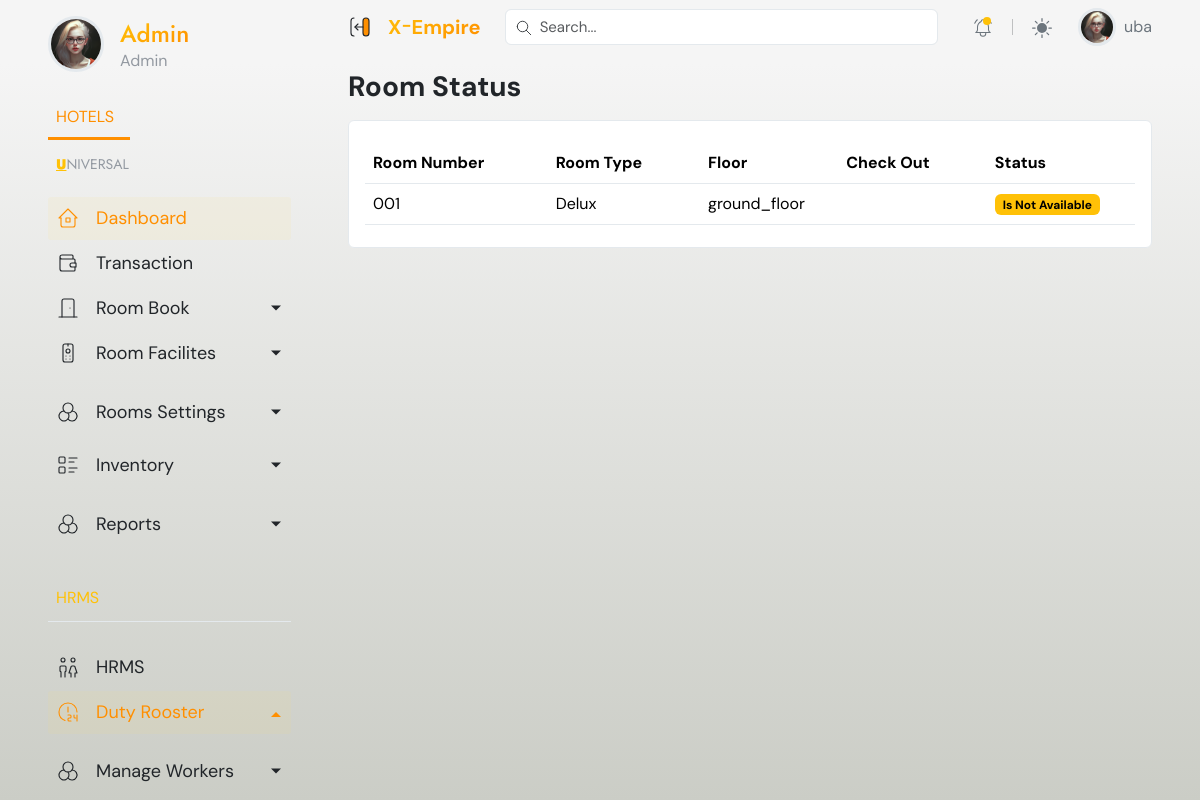
Page /dashboard/admin/view/room_status/ (signed in) on the earlier database version.
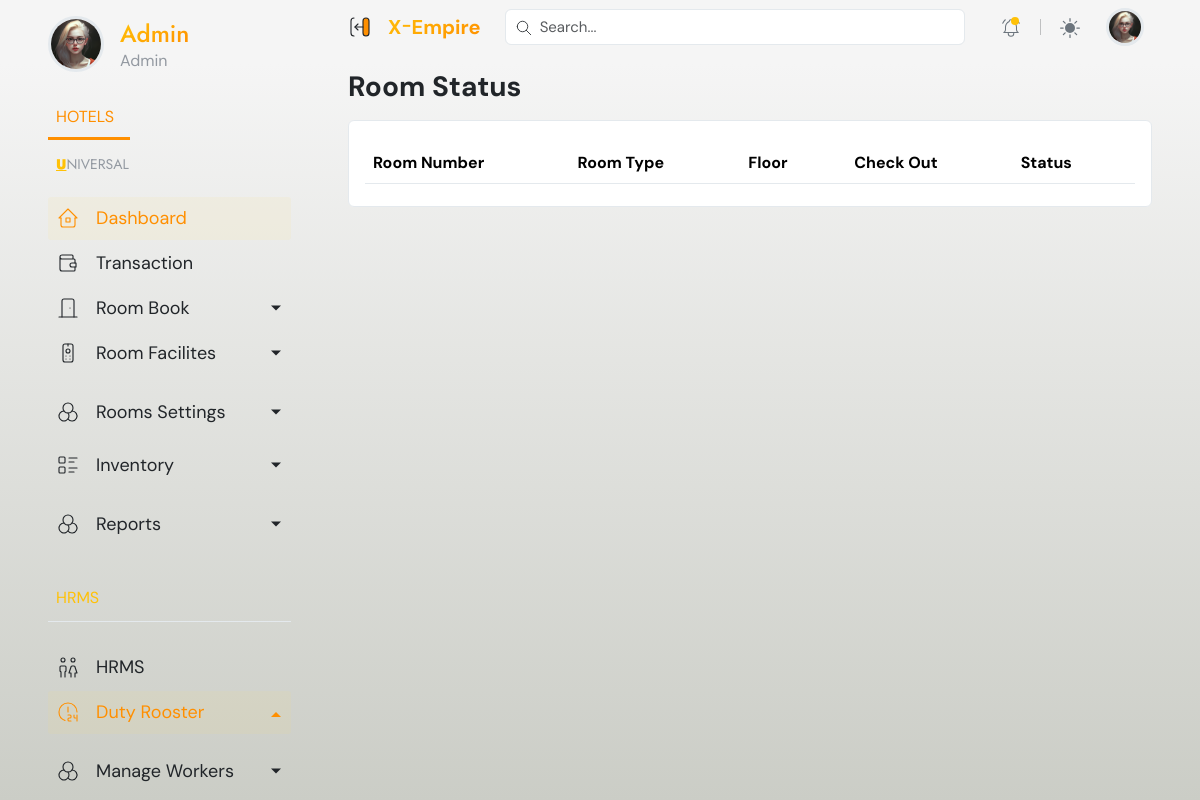
Same page on the later database version.
### accounts/models.py (models this page shows, shortened)
class User(AbstractUser):
    email = models.EmailField(unique=True)
    phone = models.CharField(max_length=100, null=True, blank=True)
    is_admin = models.BooleanField(default=False)
    is_supervisor = models.BooleanField(default=False)
    is_account_officer = models.BooleanField(default=False)
    is_frontdesk_officer = models.BooleanField(default=False)
    is_pos_officer = models.BooleanField(default=False)
    is_worker = models.BooleanField(default=False)
    active_status = models.BooleanField(default=False)
    t_and_c = models.BooleanField(default=False)

### bookings/models.py (models this page shows, shortened)
class Room(models.Model):
    FLOOR = (
        ('ground_floor', 'Ground Floor'),
        ('first_floor', 'First Floor'),
        ('second_floor', 'Second Floor'),
    )
    hotel = models.ForeignKey(Hotel, on_delete=models.CASCADE)
    room_type = models.ForeignKey(RoomType, on_delete=models.CASCADE)
    banner_img = models.ImageField(upload_to="rooms", null=True, blank=True)
    room_number = models.CharField(max_length=10)
    floor = models.CharField(max_length=20, choices=FLOOR, default='ground_floor')
    price_override = models.DecimalField(max_digits=12, decimal_places=2, null=True, blank=True)
    is_available = models.BooleanField(default=True)
    rid = ShortUUIDField(unique=True, length=10, max_length=20, alphabet="abcdefghijklmnopqrstuvxyz")
    date = models.DateTimeField(auto_now_add=True)

class RoomType(models.Model):
    ROOM_TYPES = (
        ('Delux', 'Delux'),
        ('Executive', 'Executive'),
        ('Presidential', 'Presidential'),
    )
    hotel = models.ForeignKey(Hotel, on_delete=models.CASCADE)
    banner_img = models.ImageField(upload_to="room_type", null=True, blank=True)
    type = models.CharField(max_length=20, choices = ROOM_TYPES, null=True, blank=True)
    base_price = models.DecimalField(max_digits=12, decimal_places=2, default=0.00)
    number_of_beds = models.PositiveIntegerField(default=0)
    room_capacity = models.PositiveIntegerField(default=0)
    rtid = ShortUUIDField(unique=True, length=10, max_length=20, alphabet="abcdefghijklmnopqrstuvxyz")
    slug = models.SlugField(null=True, blank=True)
    date = models.DateTimeField(auto_now_add=True)
    def __str__(self):
        return f"{self.type}"

### dashboard/views.py (the view)
# urls.py: path('admin/view/room_status/',views.admin_room_status, name ="admin_room_status"),
def admin_room_status(request):
    template = "admin_user/admin_roomstatus.html"
    room_status = Room.objects.all()
    context = {
        'room_status':room_status
    }
    return render (request,template, context)

### dashboard/templates/admin_user/admin_roomstatus.html (shortened to what this page needs)
{% extends 'dashboard_base.html' %}
{% load static %}
{% block content %}
    <main class="container-fluid px-0">
        {% if request.user.is_admin %}
            {% include '../partials/menubars/admin_sidebar.html' %}
        {% elif request.user.is_supervisor %}
            {% include '../partials/menubars/supervisor_sidebar.html' %}
        {% elif request.user.is_account_officer %}
            {% include '../partials/menubars/accounting_sidebar.html' %}
        {% else %}
            {% include '../partials/menubars/frontdesk_sidebar.html' %}
        {% endif %}
        <div class="content">
            {% include '../partials/top_header.html' %}
            <div class="px-xl-5 px-lg-4 px-3 py-3 page-body">
                <div class="row g-3">
                    <div class="col-sm-12">
                        <div class="d-flex align-items-center justify-content-between flex-wrap">
                            <h3 class="fw-bold mb-0">Room Status</h3>
                        </div>
                    </div>
                    <div class="col-sm-12">
                        <div class="card">
                            <div class="card-body">
                                <table class="table dataTable align-middle table-hover table-body" style="width: 100%;">
                                    <thead>
                                        <tr>
                                            <th>Room Number</th>
                                            <th>Room Type</th>
                                            <th>Floor</th>
                                            <th>Check Out</th>
                                            <th>Status</th>
                                        </tr>
                                    </thead>
                                    <tbody>
                                        {% for status in room_status %}
                                            <tr>
                                                <td>{{status.room_number}}</td>
                                                <td>{{status.room_type}}</td>
                                                <td>{{status.floor}}</td>
                                                <td>{{status.booking.check_out_date}}</td>
                                                <td>{% if status.is_available  == False %} <span class="badge text-bg-warning">Is Not Available </span> {% else %}<span class="badge text-bg-success"> is Available {% endif %}</span></td>
                                            </tr>
                                        {% endfor%}
                                    </tbody>
                                </table>
                            </div>
                        </div>
                    </div>
                </div>
            </div>
        </div>
    </main>
{% endblock %}

### dashboard/templates/partials/top_header.html (shortened to what this page needs)
{% load static %}
<header class="px-xl-5 px-lg-4 px-3 sticky-top" data-bs-theme="none">
    <div class="d-flex justify-content-between align-items-center py-2 w-100">
        <div class="d-flex align-items-center pe-4">
            <button class="btn d-xl-inline-flex d-none border-0 p-0 pe-2 sidebar-toggle-btn" type="button">
            </button>
            <a href="index.html" class="brand-icon text-decoration-none d-flex align-items-center" title="X-Empire Admin Template">
                <span class="fw-bold ps-2 fs-5 d-none d-xl-inline-flex text-gradient">X <small>-</small>Empire</span>
            </a>
        </div>
        <form class="dropdown main-search me-md-4 w-100 d-none d-md-inline-flex">
            <div class="w-100" data-bs-toggle="dropdown" data-bs-auto-close="outside">
                <input type="text" class="form-control" placeholder="Search..." aria-label="Search...">
            </div>
        </form>
        <ul class="header-menu flex-grow-1">
            <li class="nav-item dropdown px-md-1 d-none d-md-inline-flex">
                <a class="dropdown-toggle gray-6" href="#" role="button" data-bs-toggle="dropdown" aria-expanded="false" title="notification">
                    <span class="bullet-dot bg-primary animation-blink"></span>
                </a>
            </li>
            <li class="nav-item py-2 py-md-1 col-auto">
            </li>
            <li class="nav-item dropdown px-md-1">
                <a class="dropdown-toggle gray-6" href="#" id="bd-theme" data-bs-toggle="dropdown" aria-expanded="false">
                    <svg width="20" height="20" fill="currentColor" viewBox="0 0 24 24" class="theme-icon-active"><use href="#sun-fill"></use></svg>
                </a>
            </li>
            <li class="nav-item user ms-3">
                <a class="dropdown-toggle gray-6 d-flex text-decoration-none align-items-center lh-sm p-0" href="#" role="button" data-bs-toggle="dropdown" aria-expanded="false" title="User" data-bs-auto-close="outside">
                    {% if request.user.profile.image %}
                        <img class="avatar rounded-circle border border-3" src="{% static 'dashboard/assets/images/profile_av.png' %}" alt="profile image">
                    {% else %}
                        <img class="avatar rounded-circle border border-3" src="{% static 'dashboard/assets/images/profile_av.png' %}" alt="profile image">
                    {% endif %}
                    <span class="ms-2 fs-6 d-none d-sm-inline-flex">{{request.user.first_name}}</span>
                </a>
            </li>
        </ul>
    </div>
</header>

Differences in the rows shown:
no longer on this page (row edited): User: user.first_name "uba"
removed Room: room_number "001", room_type "Delux", floor "ground_floor", is_available "Is Not Available"
